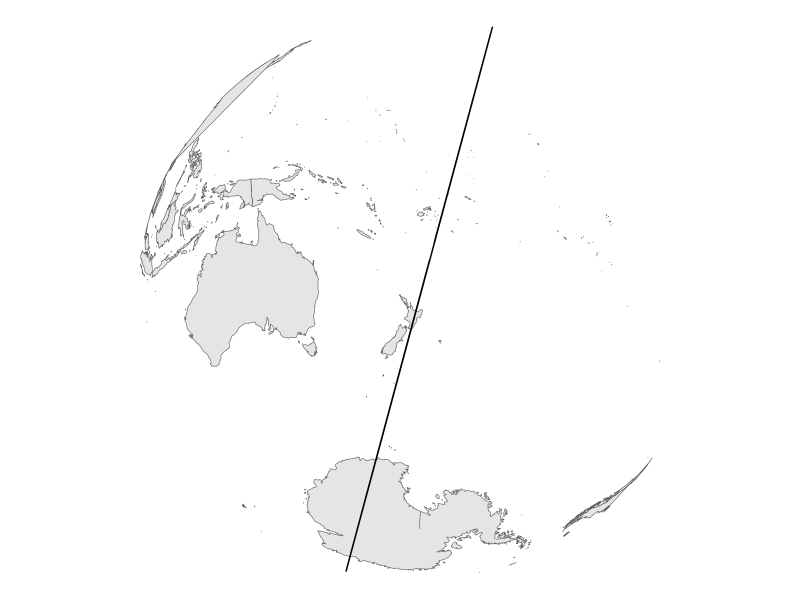
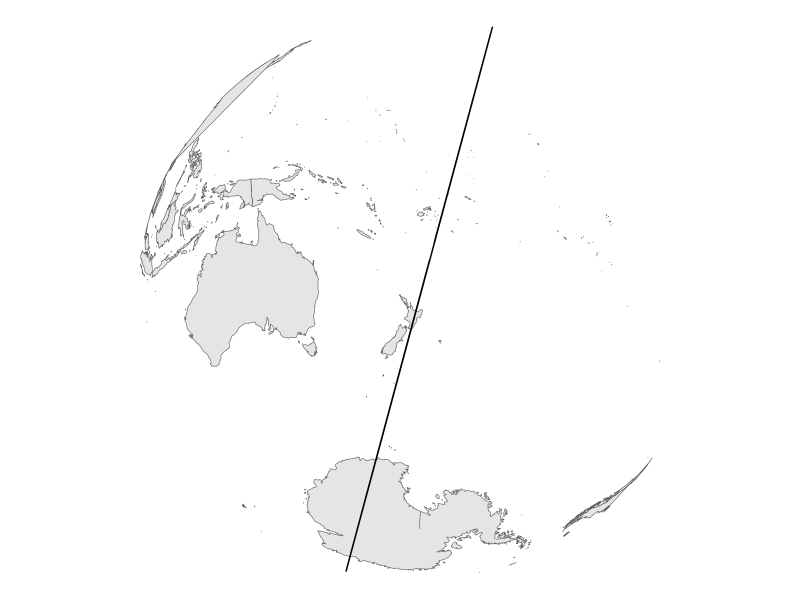

Reproduce these figures in R, in order.
####################################
# Draw a line. Wrong answers only. #
####################################
set.seed(22)

library(ggplot2)
library(sp)
library(sf)
library(rnaturalearth)
library(rnaturalearthdata)
library(geosphere)

world <- ne_countries(scale = "medium", returnclass = "sf")

lats <- runif(2, -90, 90)
lons <- runif(2, -180, 180)

coords <- matrix(c(lons, lats), ncol = 2)
antipodes <- antipode(coords)

world <- sf::st_transform(world,
                          paste0("+proj=ortho +lat_0=", lats[1], 
                                 " +lon_0=", lons[1]))

gc <- greatCircle(p1 = coords[1, ],
                  p2 = coords[2, ])

sites <- st_sfc(st_linestring(matrix(gc, ncol = 2)), crs = 4326)
sites <- sf::st_transform(sites,
                          paste0("+proj=ortho +lat_0=", lats[1], 
                                 " +lon_0=", lons[1]))

ggplot(data = world) +
  geom_sf() +
  geom_sf(data = sites, size = 2) +
  theme_void()
ggsave("JAN_22.png",
       width = 8,
       height = 8,
       units = "in")
